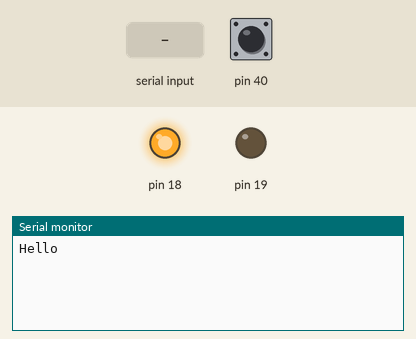
The sketch below on a simulated Arduino Mega 2560, built with avr-gcc and run on an emulated ATmega2560. Shown: output pins drawn as LEDs (lit = HIGH), the last lines printed to the serial monitor. Inputs (shaded band) come from the test bench; at power-on: pin 40 HIGH. Pins used as bus, display or sensor lines are not drawn.

Above: at 1.4 s.
1.5 s: "1" received over the second serial link
At 2.7 s:
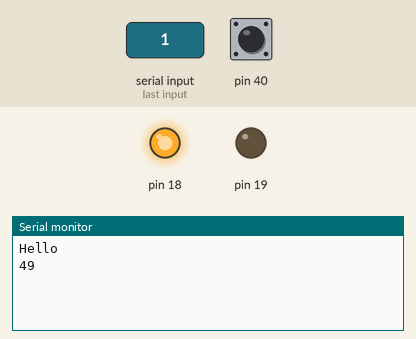
3.0 s: "0" received over the second serial link
At 3.8 s:
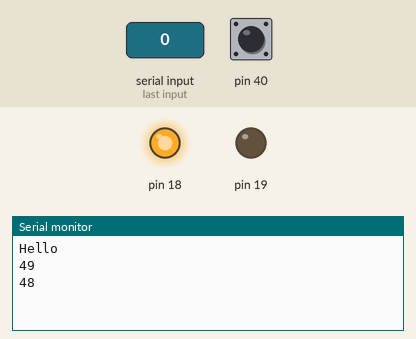
4.5 s: "2" received over the second serial link
At 5.0 s:
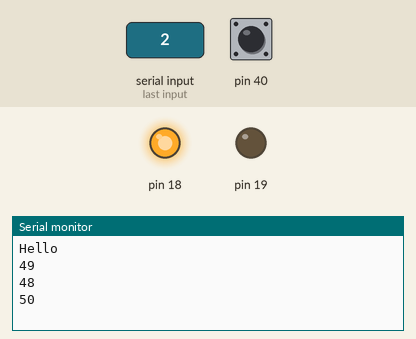

Measured:
- after the input at 1.5 s, the serial monitor: prints a new line at once (image 1)
- after the input at 3.0 s, the serial monitor: prints a new line at once (image 2)
- after the input at 4.5 s, the serial monitor: prints a new line at once (image 3)

The sketch:

EV3LabUART_arduino.ino
```cpp
void setup() {
  pinMode(19, OUTPUT);
  pinMode(18, OUTPUT);
  pinMode(40, INPUT_PULLUP);
  digitalWrite(19, LOW);
  digitalWrite(18, OUTPUT);
  delay(600);
  // put your setup code here, to run once:
  Serial1.begin(2400);
  Serial.begin(9600);
  Serial.println("Hello");


  //Type
  Serial1.write(0b01000000);
  Serial1.write(0b00100111); //Type number is 39
  Serial1.write(0b01000000 ^ 0b00100111 ^ 0xFF);

  //Modes
  Serial1.write(0b01001001);
  Serial1.write(0);
  Serial1.write(0);
  Serial1.write(0b01001001 ^ 0 ^ 0 ^ 0xFF);
  //SPEED
  Serial1.write(0b01010010);
  Serial1.write(0);
  Serial1.write(0b11000010);
  Serial1.write(1);
  Serial1.write(0);
  Serial1.write(0b01010010 ^ 0 ^ 0b11000010 ^ 1 ^ 0 ^ 0xFF);


  //Mode1
  //Name
  Serial1.write(0b10010000);
  Serial1.write(0);
  Serial1.write(0x6F);
  Serial1.write(0x6C);
  Serial1.write(0x6F);
  Serial1.write(0x63);
  Serial1.write(0b10010000 ^ 0 ^ 0x6F ^ 0x6C ^ 0x6F ^ 0x63 ^ 0xFF);
  //RAW
  Serial1.write(0b10011000);
  Serial1.write(1);
  Serial1.write(0);
  Serial1.write(0);
  Serial1.write(0);
  Serial1.write(0);
  Serial1.write(0);
  Serial1.write(255);
  Serial1.write(127);
  Serial1.write(71);
  Serial1.write(0b10011000 ^ 1 ^ 0 ^ 0 ^ 0 ^ 0 ^ 0 ^ 255 ^ 127 ^ 71 ^ 0xFF);
  //SI
  Serial1.write(0b10011000);
  Serial1.write(3);
  Serial1.write(0);
  Serial1.write(0);
  Serial1.write(0);
  Serial1.write(0);
  Serial1.write(0);
  Serial1.write(255);
  Serial1.write(127);
  Serial1.write(71);
  Serial1.write(0b10011000 ^ 3 ^ 0 ^ 0 ^ 0 ^ 0 ^ 0 ^ 255 ^ 127 ^ 71 ^ 0xFF);
  //string
  Serial1.write(0b10011000);
  Serial1.write(4);
  Serial1.write(100);
  Serial1.write(101);
  Serial1.write(103);
  Serial1.write(0);
  Serial1.write(0);
  Serial1.write(0);
  Serial1.write(0);
  Serial1.write(0);
  Serial1.write(0b10011000 ^ 4 ^ 100 ^ 101 ^ 103 ^ 0xFF);
  //FORMAT
  Serial1.write(0b10010000);
  Serial1.write(128);
  Serial1.write(1);
  Serial1.write(0);
  Serial1.write(3);
  Serial1.write(0);
  Serial1.write(0b10010000 ^ 128 ^ 1 ^ 0 ^ 3 ^ 0 ^ 0xFF);

  Serial1.write(0b00000100);

  while (!Serial1.available()) {
  }
  Serial.println(Serial1.read());
  Serial1.begin(115700);
}

void loop() {
  // put your main code here, to run repeatedly:


  if (Serial1.available()) {
    int date = Serial1.read();
    Serial.println(date);
    Serial1.write(0b11000000);
    if (!digitalRead(40)) {
      Serial1.write(0x02);
      Serial1.write(0b11000000 ^ 0x02 ^ 0xFF);
    } else {
      Serial1.write(0x01);
      Serial1.write(0b11000000 ^ 0x01 ^ 0xFF);
    }
  }
}
```
